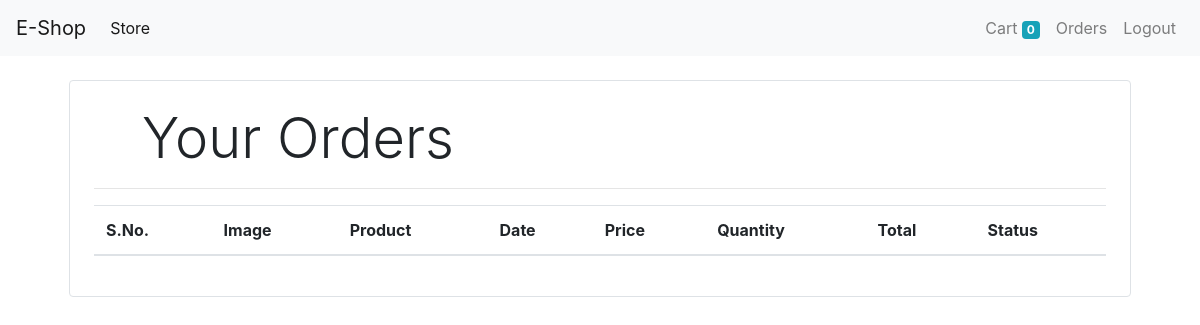
Before: /order (signed in) with the older database file.
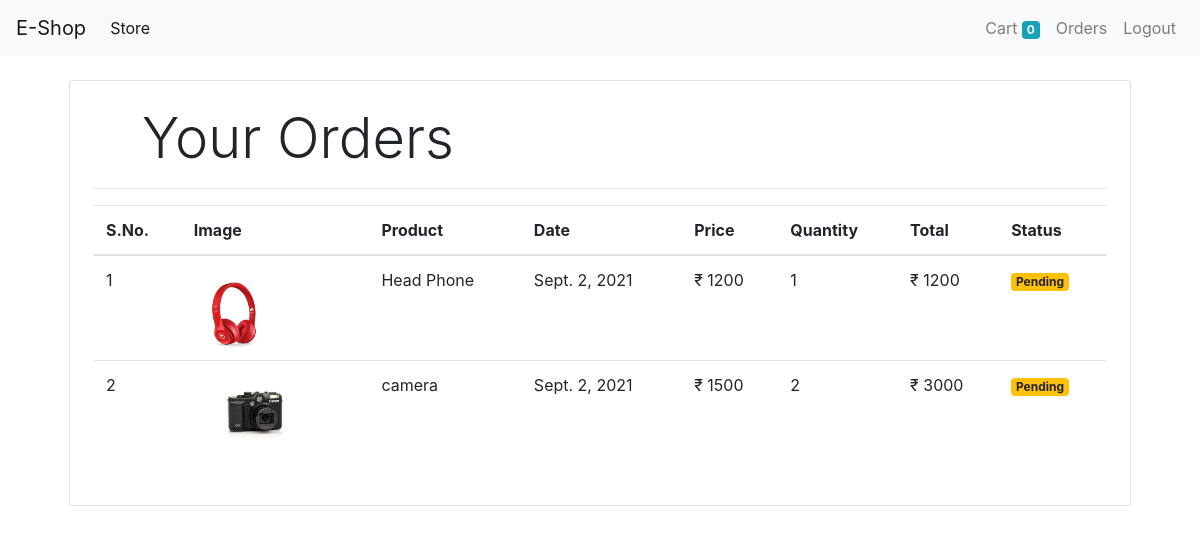
After: the same page with the newer database file.
### core/models.py (models this page shows, shortened)
class Order(models.Model):
    product = models.ForeignKey(Product,on_delete=models.CASCADE)
    customer = models.ForeignKey(Customer,on_delete=models.CASCADE)
    quantity = models.IntegerField(default=1)
    price = models.IntegerField()
    address = models.CharField(max_length=100,default='',blank=True)
    phone = models.CharField(max_length=10,default='',blank=True)
    date = models.DateField(default=datetime.datetime.today)
    status = models.BooleanField(default=False)
    @staticmethod
    def get_order_by_customer(customer_id):
        return Order.objects.filter(customer=customer_id).order_by('-date')

class Product(models.Model):
    name = models.CharField(max_length=100)
    price = models.IntegerField(default=0)
    category = models.ForeignKey(Category,on_delete=models.CASCADE, default=1)
    description = models.CharField(max_length=200,default='',null=True,blank=True)
    image = models.ImageField(upload_to='media/products')

### core/views.py (the view)
# urls.py: path('order',OrderView.as_view(),name='order'),
class OrderView(View):
    @method_decorator(auth_middleware)
    def get(self,request):
        customer = request.session.get('customer')
        orders = Order.get_order_by_customer(customer)
        print(orders)
        orders = orders.reverse()
        return render(request,'order.html',{'orders':orders})

### core/templatetags/custom_filter.py (called while the page is built)
@register.filter(name='currency')
def currency(number):
    return "₹ "+str(number)

@register.filter(name='multiply')
def multiply(number,number1):
    return number * number1

### core/templates/order.html
{% extends 'base.html' %}
{% block content %}
{% load cart %}
{% load custom_filter %}
<div class="container">
    <div class='border rounded p-4 m-4'>
        <p class='display-4 pl-4 ml-4'>Your Orders</p>
        <hr>
        <table class="table">
            <thead>
                <tr>
                    <th>S.No.</th>
                    <th>Image</th>
                    <th>Product</th>
                    <th>Date</th>
                    <th>Price</th>
                    <th>Quantity</th>
                    <th>Total</th>
                    <th>Status</th>
                </tr>
            </thead>
            <tbody>
                {% for order in orders %}
                <tr>
                    <td>{{forloop.counter}}</td>
                    <td><img src='{{order.product.image.url}}' class='rounded-circle' style='height:80px;'></td>
                    <td>{{order.product.name}}</td>
                    <td>{{order.date}}</td>
                    <td>{{order.price|currency}}</td>
                    <td >{{order.quantity}}</td>
                    <td>{{order.quantity|multiply:order.price|currency}}</td>
                    {% if order.status%}
                    <td ><small class='badge badge-success'>Completed</small></td>
                    {% else %}
                    <td><small class="badge badge-warning">Pending</small></td>
                    {% endif %}
                </tr>
                {% endfor %}
            </tbody>
        </table>
    </div>
</div>
{% endblock content %}

### core/templates/base.html (shortened to what this page needs)
<!doctype html>
<html lang="en">
    <head>
        <link rel="stylesheet" href="https://maxcdn.bootstrapcdn.com/bootstrap/4.0.0/css/bootstrap.min.css">
    </head>
<body>
<nav class="navbar navbar-expand-lg navbar-light bg-light">
    <a class="navbar-brand" href="/">E-Shop</a>
    <div class="collapse navbar-collapse" id="navbarSupportedContent">
        <ul class="navbar-nav mr-auto">
            <li class="nav-item active">
                <a class="nav-link" href="#">Store <span class="sr-only">(current)</span></a>
            </li>
        </ul>
        <ul class="navbar-nav my-2 my-lg-0">
            {% if request.session.customer %}
            <li class="nav-item ">
                <a class="nav-link" href="/cart">Cart
                <span class='badge badge-info'>{{request.session.cart.keys|length}}</span>
                <span class="sr-only">(current)</span></a>
            </li>
            <li class="nav-item ">
                <a class="nav-link" href="/order">Orders <span class="sr-only">(current)</span></a>
            </li>
            <li class="nav-item ">
                <a class="nav-link" href="/logout">Logout <span class="sr-only">(current)</span></a>
            </li>
            {% endif %}
        </ul>
    </div>
</nav>
{% block  content %} {% endblock %}
</body>
</html>

Changed rows visible on the page:
added Order: product.image (picture), product.name "Head Phone", date "Sept. 2, 2021", price "₹ 1200", quantity "1", quantity|multiply "₹ 1200", status "Pending"
added Order: product.image (picture), product.name "camera", date "Sept. 2, 2021", price "₹ 1500", quantity "2", quantity|multiply "₹ 3000", status "Pending"
